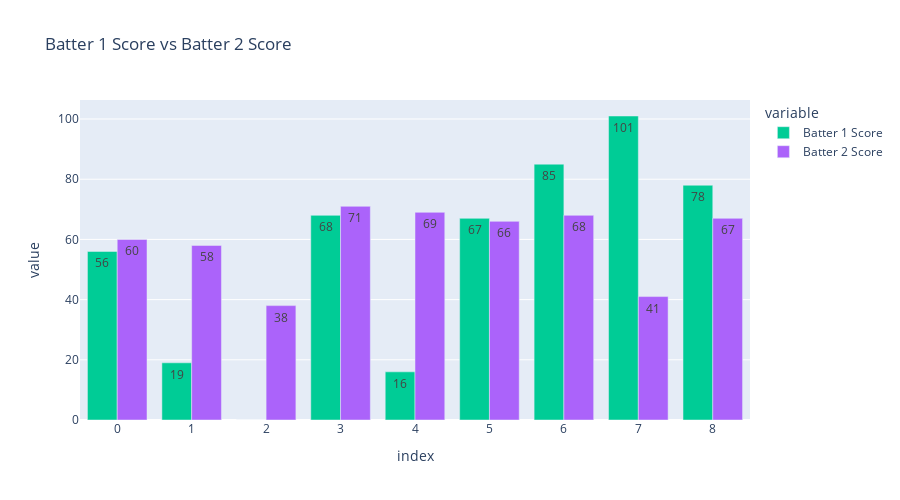

Notebook code cell kept with this figure:
### Code cell
# using group bar plot visualising the scores of batter 1 and batter 2


fig = px.bar(df.iloc[:9], y=["Batter 1 Score","Batter 2 Score"],
              barmode='group',text_auto=True,orientation='v',
             height=500,title="Batter 1 Score vs Batter 2 Score",
             color_discrete_map={
        'some_group': 'red',
        'some_other_group': 'green'
    }

    )
#fig.update_traces(marker_color=['gold'])
fig.update_xaxes(type='category')
fig.update_layout(hovermode="x unified")
fig.show()

# you can just hover the mouse the see the scores

### Figure 1 — Plotly figure (JSON) as saved in the notebook; plotly's stock layout.template omitted (floating-point values rounded to 4 significant figures)
{"data": [{"alignmentgroup": "True", "hovertemplate": "variable=Batter 1 Score<br>index=%{x}<br>value=%{y}<extra></extra>", "legendgroup": "Batter 1 Score", "marker": {"color": "#00cc96", "pattern": {"shape": ""}}, "name": "Batter 1 Score", "offsetgroup": "Batter 1 Score", "orientation": "v", "showlegend": true, "textposition": "auto", "texttemplate": "%{y}", "type": "bar", "x": [0, 1, 2, 3, 4, 5, 6, 7, 8], "xaxis": "x", "y": [56, 19, 0, 68, 16, 67, 85, 101, 78], "yaxis": "y"}, {"alignmentgroup": "True", "hovertemplate": "variable=Batter 2 Score<br>index=%{x}<br>value=%{y}<extra></extra>", "legendgroup": "Batter 2 Score", "marker": {"color": "#ab63fa", "pattern": {"shape": ""}}, "name": "Batter 2 Score", "offsetgroup": "Batter 2 Score", "orientation": "v", "showlegend": true, "textposition": "auto", "texttemplate": "%{y}", "type": "bar", "x": [0, 1, 2, 3, 4, 5, 6, 7, 8], "xaxis": "x", "y": [60, 58, 38, 71, 69, 66, 68, 41, 67], "yaxis": "y"}], "layout": {"barmode": "group", "height": 500, "hovermode": "x unified", "legend": {"title": {"text": "variable"}, "tracegroupgap": 0}, "title": {"text": "Batter 1 Score vs Batter 2 Score"}, "xaxis": {"anchor": "y", "domain": [0, 1], "title": {"text": "index"}, "type": "category"}, "yaxis": {"anchor": "x", "domain": [0, 1], "title": {"text": "value"}}}}
